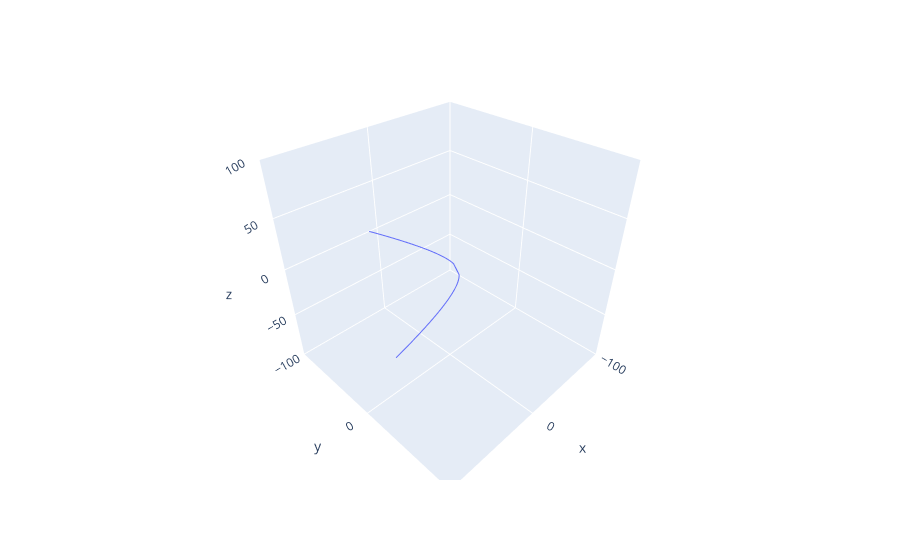

The notebook cell this image was saved under:
### Code cell
fig = plot_3dtraj_ns(r0, v0, k, radius)
fig.update_layout(
    scene = dict(
        xaxis = dict(range=[-10*radius,10*radius],),
        yaxis = dict(range=[-10*radius,10*radius],),
        zaxis = dict(range=[-10*radius,10*radius],)
    )
)

### Figure 1 — Plotly figure (JSON) as saved in the notebook; plotly's stock layout.template omitted (floating-point values rounded to 4 significant figures; data arrays with more than 128 entries replaced by an {"elided": "..."} marker saying what was removed)
{"data": [{"hovertemplate": "x=%{x}<br>y=%{y}<br>z=%{z}<extra></extra>", "legendgroup": "", "line": {"color": "#636efa", "dash": "solid"}, "marker": {"symbol": "circle"}, "mode": "lines", "name": "", "scene": "scene", "showlegend": false, "type": "scatter3d", "x": {"elided": "19996 float values"}, "y": {"elided": "19996 float values"}, "z": {"elided": "19996 int values"}}], "layout": {"legend": {"tracegroupgap": 0}, "margin": {"t": 60}, "scene": {"domain": {"x": [0, 1], "y": [0, 1]}, "xaxis": {"range": [-100, 100], "title": {"text": "x"}}, "yaxis": {"range": [-100, 100], "title": {"text": "y"}}, "zaxis": {"range": [-100, 100], "title": {"text": "z"}}}}}
